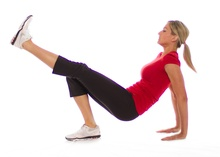
%> input picture Imagenes/cuerpo13.jpg, 220 x 157 px, shrunk from 800 x 571 before the run
$ octave Principal.m   (GNU Octave 9; MATLAB toolbox functions it lacks are replaced by stand-ins)
%> lines starting %> are read from the running program, lines starting %| are printed output that depends on the picture; in (x1, y1, x2, y2) boxes, pixels count from 0 and x2, y2 are one past the last pixel; in counts of white or black regions, pixels touching at a corner belong together; the program's own positions count from 1
### Codigo/descomponerFigura.m
function [ ETIQUETAS ] = descomponerFigura( BIN, varargin )
%% DESCRIPCION:
    % Regresa matriz con etiquetas de la descomposicion de la figura.
    % Dichas subdivisiones son complementarias, es decir, su suma da origen
    % a la imagen original.
    % Utiliza la funcion separarPartesConvexas hasta alcanzar en todas las
    % partes la conici?n l?mite de paro
        % BIN es la binarizacion del objeto
    	% ETIQUETAS es la imagen de etiquetas final.
        % TOL es EL valor de paro para hacer cortes. (DEFAULT = 0.85)
        % GRAF es un valor opcional de graficacion. (DEFAULT = false)

%% Valor opcional de graficacion:
    numvarargs = length(varargin);
    if numvarargs > 2
        error('myfuns:somefun2Alt:TooManyInputs', 'requires at most one optional inputs');
    end
    optargs = {0.85,false}; % Default
    optargs(1:numvarargs) = varargin;
    [TOL, GRAF] = optargs{:};

%% Descomponer figura:
    ETIQUETAS = zeros(size(BIN));
    N = 0; % Etiqueta actual
    p = 1; % EstadoActual
    aComprobar = {BIN};
    bandera = 0;
    while ~isempty( find(bandera == 0, 1) )
        estadoActual = length(bandera);
        if p == 11
            imshow(aComprobar{p})
        end
        [P1,P2] = separarPartesConvexas(aComprobar{p},TOL,GRAF);
        bandera(p) = 1;
        p = p + 1;
        if sum(sum(P2.*2)) == 0 % Parar rama de algoritmo
            N = N + 1;
            ETIQUETAS = ETIQUETAS + P1.*N;
        else
            aComprobar{estadoActual+1} = P1;
            aComprobar{estadoActual+2} = P2;
            bandera(estadoActual+1:estadoActual+2) = [0,0];
        end
    end
end

### Codigo/separarPartesConvexas.m
function [ P1, P2 ] = separarPartesConvexas( BIN, varargin )
%% DESCRIPCION:
    % Regresa dos matrices cada una con una subdivision de la original.
    % Dichas subdivisiones son complementarias, es decir, su suma da origen
    % a la imagen original.
    % Utiliza el criterio de partes aproximadas convexas y la regla de la
    % distancia mas corta para realizar el corte.
        % BIN es la binarizacion del objeto
    	% P1 y P2 las partes de dicho objeto
        % TOL es el valor de paro para hacer cortes. (DEFUALT = 0.85)
        % Todas las matrices son imagenes binarias de tipo logical

%% Valor opcional de graficacion:
    numvarargs = length(varargin);
    if numvarargs > 2
        error('myfuns:somefun2Alt:TooManyInputs', 'requires at most one optional inputs');
    end
    optargs = {0.85,false}; % Default
    optargs(1:numvarargs) = varargin;
    [TOL, GRAF] = optargs{:};

%% INICIO DE VARIABLES:
    if ~islogical(BIN)
        BIN = BIN > 0;
    end

%% Crea caparazon convexo de la imagen:
    % Obtiene caparazon de propiedades de la imagen:
    propbin = regionprops(BIN, 'BoundingBox', 'ConvexImage','Area','Solidity');
    area = propbin.Area;
    bx = round(propbin.BoundingBox(2));
    by = round(propbin.BoundingBox(1));
    % Ajusta al tamano original:
    [a,b] = size(propbin.ConvexImage);
    convex = false(size(BIN));
    convex(bx:bx+a-1,by:by+b-1) = propbin.ConvexImage;
    if GRAF
        figure
            imshow(convex+BIN,[])
    end

%% Comproacion de tolerancia:
    tol = propbin.Solidity;
    if tol < TOL && area > 2500

    %% Obtener exceso y etiquetar:
        resta = convex - BIN;
        SE = strel('disk',1);
        dil = imdilate(resta,SE);
        perimbin = bwperim(BIN);
        interes = and(perimbin,dil);
        resta = or(resta,interes);
        [L,N] = bwlabel(resta);

    %% Mapeo de distancias y encontrar muesca maxima (punto mas concavo):
        perimconvex = bwperim(convex);
        dist = mapeoDistancia(resta,perimconvex);
        distinteres = interes.*dist;
        maximo = max(max(distinteres));
        indice = find(distinteres == maximo);
        [x,y] = ind2sub(size(dist),indice);
        x = x(1);
        y = y(1);
        muesca = false(size(BIN));
        muesca(x,y) = true;

    %% Encontrar distancia minima de punto a borde que corte imagen:
        valor = L(x,y);

        if valor == 0
            error('El punto no pertenece al exceso');
        else
            region = L == valor;
            zonaInteres = and(perimbin,not(region));
        end

    %% Mapeo de punto mas concavo a zona de interes:
        dist2 = mapeoDistancia(BIN,muesca);
        infinitos = dist2 == Inf;
        dist2(infinitos) = 0;
        dist3 = zonaInteres.*dist2;
        ceros = dist3 == 0;
        dist3(ceros) = Inf;
        valorminimo = min(min(dist3));
        ind = find(dist3 == valorminimo);
        [x2,y2] = ind2sub(size(BIN),ind);
        x2 = x2(1);
        y2 = y2(1);

    %% Crear camino entre estos dos puntos:
        camino1 = trayectoriaGeodesica(BIN, [y,x], [y2,x2]);

    %% Encontrar puntos mas convexos (muescas) por region:
        muescas = zeros(N,2);
        for i = 1:N
            mask = L==i;
            propmask = regionprops(mask,'Area');
            areamask = propmask.Area;
            if areamask > area/100;
                region = dist.*mask;
                maximolocal = max(max(region));
                indice = find(region == maximolocal);
                [x,y] = ind2sub(size(region),indice);
                x = round(mean(x));
                y = round(mean(y));
                muescas(i,:) = [x,y];
            else
                muescas(i,:) = [Inf,Inf];
            end
        end

    %% Encontrar dos muescas mas cercanas:
        minima = Inf;
        p = [];
        for i = 1:N
            for j = i+1:N
                d = norm(muescas(i,:)-muescas(j,:));
                if d < minima
                    minima = d;
                    p = [i,j];
                end
            end
        end

    %% Crear camino entre estos dos puntos:
        blanco = true(size(BIN));
        if length(p) == 2
            camino2 = trayectoriaGeodesica(blanco,muescas(p(1),end:-1:1),muescas(p(2),end:-1:1));
            camino2 = and(BIN,camino2);
        else
            camino2 = Inf;
        end


	%% Camino mas corto:
        C1 = sum(sum(camino1));
        C2 = sum(sum(camino2));
        if C1 < C2
            union = camino1;
        else
            union = camino2;
        end
        if C1 == 0
            union = camino2;
        end
        if C2 == 0
            union = camino1;
        end

    %% Graficar:
        if GRAF
            figure
                imshow(BIN+union,[])
        end

    %% Partir objeto:
        partes = and(BIN,not(union));
        L = bwlabel(partes,4);
        P1 = L == 1;
        P2 = L == 2;
        propsP1 = regionprops(P1,'Area');
        propsP2 = regionprops(P2,'Area');
        A1 = propsP1.Area;
        A2 = propsP2.Area;
        if A1 < A2
            P1 = or(P1,union);
        else
            P2 = or(P2,union);
        end
    else
        P1 = BIN;
        P2 = false(size(BIN));
    end

end

### Codigo/mapeoDistancia.m
function DIST = mapeoDistancia(mascara, marcadores)
%% DESCRIPCION:
    % Calcula la distancia de un marcador a cada pixel en la imagen
    % sobre un objeto dado, si no es posible alcanzar algun pixel ya
    % que esta fuera del objeto la respuesta es Inf.

    % La funcion usa un algoritmo de escaneo. Cada iteracion tiene una
    % secuencia hacia adelante y una hacia atras. Las iteraciones
    % terminan cuando la estabilidad es alcanzada.

    % La funcion se propaga utilizando una aproximaxion de la distancia
    % quasi-eclidiana, un peso de 5 ortogonalmente y con un peso de
    % 7 de manera diagoal.

    % DIST = mapeoDeDistancia(MASCARA, MARCADORES)
        % MASCARA es la imagen binaria que contiene al objeto.
        % MARCADORES es el origen de donde se mediran las distancias.
        % DIST es el mapeo dado en una matriz del mismo tama?o que MASCARA.

%% Inicio de variables:
    % Asegura binarizacion de imagen de fondo o mascara y del marcador:
    if ~islogical(mascara)
        mascara = mascara>0;
    end
    if ~islogical(marcadores)
        marcadores = marcadores>0;
    end
    % Lee el tama?o de la imagen:
    [D1 D2] = size(mascara);
    % Direcciones 'i' y 'j' hacia adelante (1) y hacia atras (2).
    di1 = [-1 -1 -1 0];
    dj1 = [-1 0 1 -1];
    di2 = [1 1 1 0];
    dj2 = [-1 0 1 1];
    % Pesos:
    w1 = 5;
    w2 = 7;
    ws =  [w2 w1 w2 w1];
    % Inicia variable de salida y da formato:
    DIST = ones(D1,D2);
    DIST(:) = inf;
    DIST(marcadores) = 0;

%% Iteraciones hacia delante y hacia atras hasta encontrar estabilidad:
    modificar = true;
    nIter = 1;
    while modificar
        modificar = false;
        %% Hacia adelante:

        % Procesar primera linea:
        for j = 2:D2
            if mascara(1,j)
                newVal = DIST(1,j);
                newVal = min(newVal, DIST(1,j-1) + w1); % Pixel izquierdo
                if newVal ~= DIST(1,j)
                    modificar = true;
                    DIST(1,j) = newVal;
                end
            end
        end

        % Iteracion de filas:
        for i = 2:D1

            % Procesamiento especial para primer pixel de la fila:
            if mascara(i, 1)
                newVal = DIST(i, 1);
                newVal = min(newVal, DIST(i-1, 1)+w1);     % top pixel
                newVal = min(newVal, DIST(i-1, 2)+w2);     % top-left diag
                if newVal~=DIST(i,1)
                    modificar = true;
                    DIST(i,1) = newVal;
                end
            end
            % Procesamiento para todos los pixeles dentro de la fila:
            for j = 2:D2-1
                % Computar solo para pixeles dentro de la estructura
                if ~mascara(i,j)
                    continue;
                end
                % Computar distancia minima:
                newVal = DIST(i, j);
                for k = 1:4
                    newVal = min( newVal, DIST(i+di1(k), j+dj1(k))+ws(k) );
                end
                % Si la distancia cambio actualizar y activar bandera:
                if newVal~=DIST(i,j)
                    modificar = true;
                    DIST(i,j) = newVal;
                end
            end
            % Procesado especial para ultimo pixel de la linea:
            if mascara(i,D2)
                newVal = DIST(i,D2);
                newVal = min(newVal, DIST(i,D2-1) + w1);  % left pixel
                newVal = min(newVal, DIST(i-1,D2-1) + w2);  % top-left pixel
                newVal = min(newVal, DIST(i-1,D2) + w1);  % top pixel
                if newVal~=DIST(i,D2)
                    modificar = true;
                    DIST(i,D2) = newVal;
                end
            end

        end % Iteracion de filas

        % Checar si hubo modificaciones, finalizar en caso negativo:
        if modificar==false && nIter ~= 1;
            break;
        end

        %% Hacia atras:
        modificar = false;

        %  Procesar ultima linea:
        for j = D2-1:-1:1
            if mascara(D1, j)
                newVal = DIST(D1,j);
                newVal = min(newVal, DIST(D1, j+1)+w1); % Pixel izquierdo
                if newVal~=DIST(D1,j)
                    modificar = true;
                    DIST(D1,j) = newVal;
                end
            end
        end

        % Iteracion de filas:
        for i = D1-1:-1:1

            % Procesado especial para ultimo pixel de la linea:
            if mascara(i, D2)
                newVal = DIST(i, D2);
                newVal = min(newVal, DIST(i+1,   D2) + w1); % bottom pixel
                newVal = min(newVal, DIST(i+1, D2-1) + w2); % bottom-left diag
                if newVal~=DIST(i,D2)
                    modificar = true;
                    DIST(i,D2) = newVal;
                end
            end
            % Procesamiento para todos los pixeles dentro de la fila:
            for j=D2-1:-1:2
                % Computar solo para pixeles dentro de la estructura
                if ~mascara(i, j)
                    continue;
                end
                % Computar distancia minima:
                newVal = DIST(i, j);
                for k=1:4
                    newVal = min(newVal, DIST(i+di2(k), j+dj2(k))+ws(k));
                end
                % Si la distancia cambio actualizar y activar bandera:
                if newVal~=DIST(i,j)
                    modificar = true;
                    DIST(i,j) = newVal;
                end
            end
            % Procesado especial para primer pixel de la linea:
            if mascara(i, 1)
                newVal = DIST(i, 1);
                newVal = min(newVal, DIST(i,   2) + w1);  % right pixel
                newVal = min(newVal, DIST(i+1, 2) + w2);  % bottom-right pixel
                newVal = min(newVal, DIST(i+1, 1) + w1);  % bottom pixel
                if newVal~=DIST(i,1)
                    modificar = true;
                    DIST(i,1) = newVal;
                end
            end

        end % Iteracion de filas

        nIter = nIter+1;

    end % while modificar

end

### Codigo/trayectoriaGeodesica.m
function path = trayectoriaGeodesica(img, inicio, fin, varargin)
%% DESCRIPCION:
    % Computa una trayectoria geodesica minima entre dos marcadores
    % (inicio y fin) dentro de una imagen (img).

    % PATH = imGeodesicPath(IMG, INICIO, FIN)
        % INICIO y FIN pueden ser matrices N-by-2 con coordenadas (x,y) o
        % imagenes binarias del mismo tama?o que IMG.
        % PATH es una imagen binaria que une INICIO Y FIN con la distancia
        % geodesica mas corta. El resultado no es unico, es tan solo una de
        % las posibles soluciones.
        % GRAF grafica el mapeo de distancias (DEFAULT = )

%% Valor opcional de graficacion:
    numvarargs = length(varargin);
    if numvarargs > 1
        error('myfuns:somefun2Alt:TooManyInputs', 'requires at most one optional inputs');
    end
    optargs = {false}; % Default
    optargs(1:numvarargs) = varargin;
    [GRAF] = optargs{:};

%% Inicio de variables:
    % Asegura entrada binaria:
    if ~islogical(img)
        img = img>0;
    end
    % Inicia marcadores inicio y fin desde imagen o desde set de puntos:
    if sum(size(fin)~=size(img)) == 0
        marcadorfin = fin > 0;
    else
        marcadorfin = false(size(img));
        for i = 1:size(fin, 1)
            marcadorfin(fin(i,2), fin(i,1)) = true;
        end
    end
    % Inicia salida:
    path = false(size(img));

%% Mapeo de distancias:
    dist = mapeoDistancia(img, marcadorfin);
    if GRAF
        figure, imshow(dist,[]);
    end
%% Distancia minima entre marcadores:
    % Encuentra posicion de el punto mas cercano perteneciente a inicio:
    if sum(size(inicio) ~= size(img)) == 0 % En mascara binaria.
        if ~islogical(inicio) % Asegura imagen binaria tipo logical.
            inicio = inicio>0;
        end
        [distMin, indice] = min(dist(inicio));
        [ys xs] = ind2sub(size(inicio), indice);
    else % En set de puntos:
        distMin = inf;
        for i = 1:size(inicio, 1)
            valor = dist(inicio(i,2), inicio(i,1));
            if valor < distMin
                xs = inicio(i,1);
                ys = inicio(i,2);
                distMin = valor;
            end
        end
    end

%% Verifica existencia de un camino:
    if isempty(distMin)
        warning([mfilename ':NoPathFound'], ...
            'No path could be found between the two marcadorfin');
        path = [];
        return;
    end

%% Crea el camino regresando al marcador de destino:
    % A?ade un borde de un pixel de valores Inf al rededor de la imagen:
    tmp = dist;
    dist = Inf(size(dist)+2);
    dist(2:end-1, 2:end-1) = tmp;
    % Ajuste de coordenadas:
    x = xs + 1;
    y = ys + 1;
    % Obtencion del camino:
    path(ys,xs) = true;
    while true
        % Revisa al rededor del punto y encuentra el minimo:
        neigh = dist(y-1:y+1, x-1:x+1);
        [mini ind] = min(neigh(:));
        % Verifica si el minimo es el valor actual:
        if mini == dist(y, x)
            break;
        end
        % Convertir indice a sub y actualizar coordenada actual:
        [iy ix] = ind2sub([3 3], ind);
        x = x + ix - 2;
        y = y + iy - 2;
        % Almacena resultado:
        path(y-1,x-1) = true;
    end

end

### Codigo/esqueletoGeodesico.m
function [ESQUELETO] = esqueletoGeodesico( ETIQUETAS, varargin )
%% DESCRIPCION:
    % Regresa el ESQUELETO de una figura utilizando distancias geodesicas
        % ETIQUETAS es la matriz de entrada con las partes de la imagen
    	% ESQUELETO es la matriz de salida con el esqueleto de la imagen
    	% GRAF grafica cada una de las intersecciones (Default = false)

%% Valor opcional de graficaci?n:
    numvarargs = length(varargin);
    if numvarargs > 1
        error('myfuns:somefun2Alt:TooManyInputs', 'requires at most one optional inputs');
    end
    optargs = {false}; % Default
    optargs(1:numvarargs) = varargin;
    [GRAF] = optargs{:};

%% Obtener centros de partes:
    N = max(max(ETIQUETAS));
    centros = zeros(N,2);
    for i = 1:N
        centros(i,:) = centroideGeodesico(ETIQUETAS==i);
    end
    centros = round(centros);

%% Obtener dilataciones de cada parte:
    SE = strel('disk',3);
    dilatadas = cell(1,N);
    for i = 1:N
        dilatadas{i} = imdilate(ETIQUETAS==i,SE);
    end

%% Obtener intersecciones:
    bin = ETIQUETAS > 0;
    ESQUELETO = false(size(bin));
    for i = 1:N
        for j = i+1:N
            interseccion = and(dilatadas{i},dilatadas{j});
            if (max(max(interseccion)) == 1)
                intprop = regionprops(interseccion,'Centroid');
                c = round(intprop.Centroid);
                trayectoriai = trayectoriaGeodesica(bin, c, centros(i,:),GRAF);
                ESQUELETO = or(trayectoriai,ESQUELETO);
                trayectoriaj = trayectoriaGeodesica(bin, c, centros(j,:),GRAF);
                ESQUELETO = or(trayectoriaj,ESQUELETO);
                if GRAF
                    figure
                        imshow(interseccion + bin + trayectoriai + trayectoriaj , [])
                        hold on
                        plot(c(1),c(2),'rd')
                        plot(centros(i,1),centros(i,2),'rd')
                        plot(centros(j,1),centros(j,2),'rd')
                end
            end
        end
    end

end

### Codigo/centroideGeodesico.m
function [ C ] = centroideGeodesico( BIN )
%% DESCRIPCION:
    % Regresa el centroide por distancia geodesica de un objeto.
        % BIN es la binarizacion del objeto
    	% x es la cordenada abscisa del objeto
        % y es la cordenada ordenanda del objeto

%% Inicio de variables:
    if ~islogical(BIN)
        BIN = BIN > 0;
    end
    neg = not(BIN);

%% Busqueda de centro:
    % Obtiene el mapeo del borde externo hacia el centro:
    dist = mapeoDistancia(BIN,neg);
    % Obtiene el valor maximo (centro):
    M = max(max(dist));
    B = find(dist == M);
    [x,y] = ind2sub(size(BIN),B);
    % Promedia si hay mas de un valor:
    x = mean(x);
    y = mean(y);
    C = [y,x];

end

### Ejemplos/Principal.m
%% Agrega funciones para que sean disponibles en este c?digo
clc; clear all; close all; addpath('../Codigo');

%% Leer y procesar imagenes:

% Leer imagen (cambiar nombre de la imagen si se quiere)
img = imread('Imagenes/cuerpo13.jpg');
%> img is the input picture: size 157x220x3 uint8; mean R, G, B 229.9, 216.1, 216.2

% Convierte a escala de grises
if size(img,3) == 3
    gris = rgb2gray(img);
else
    gris = img;
end

% Preprocesamiento
SE = strel('disk',5);
bin = not(im2bw(gris,0.9));
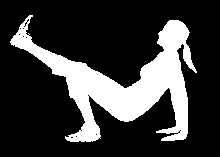
%> bin: size 157x220 logical; 22.6% white; 1 white region, box (x1, y1, x2, y2) and area: (10, 15, 197, 142) 7790
bin = imdilate(bin,SE);
%> bin: size 157x220 logical; 33.9% white; 1 white region, box (x1, y1, x2, y2) and area: (6, 11, 201, 146) 11721
bin = imerode(bin,SE);
%> bin: size 157x220 logical; 23.5% white; 1 white region, box (x1, y1, x2, y2) and area: (10, 15, 197, 142) 8107
bin = imfill(bin,'holes');
bin = imerode(bin,SE);
%> bin: size 157x220 logical; 13.7% white; 1 white region, box (x1, y1, x2, y2) and area: (15, 24, 188, 138) 4723
bin = imdilate(bin,SE);
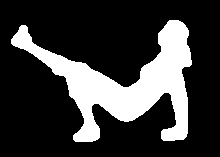
%> bin: size 157x220 logical; 22.9% white; 1 white region, box (x1, y1, x2, y2) and area: (11, 20, 192, 142) 7925

%% Separar de 2 en 2:

tic
[L] = descomponerFigura(bin,0.8);
%> in descomponerFigura, `[TOL, GRAF] = optargs{:};`: TOL = 0.8; GRAF = false
%> in descomponerFigura, `aComprobar = {BIN};`: aComprobar = 1 item
%> the loop in descomponerFigura, `while ~isempty( find(bandera == 0, 1) )` made 9 passes
%> (propbin in separarPartesConvexas, area in separarPartesConvexas, bx in separarPartesConvexas, by in separarPartesConvexas, a in separarPartesConvexas, b in separarPartesConvexas, tol in separarPartesConvexas) on passes 3, 5, 7, 8, 9: ({Area 988, BoundingBox [161.5 70.5 27 71], Solidity 0.718}, 988, 71, 162, 71, 27, 0.718), ({Area 2763, BoundingBox [127.5 20.5 65 90], Solidity 0.846}, 2763, 21, 128, 90, 65, 0.846), ({Area 544, BoundingBox [73.5 103.5 27 39], Solidity 0.76}, 544, 104, 74, 39, 27, 0.76), ({Area 973, BoundingBox [11.5 25.5 58 51], Solidity 0.705}, 973, 26, 12, 51, 58, 0.705), ({Area 2657, BoundingBox [64.5 60.5 84 62], Solidity 0.875}, 2657, 61, 65, 62, 84, 0.875)
%> (propbin in separarPartesConvexas, area in separarPartesConvexas, bx in separarPartesConvexas, by in separarPartesConvexas, a in separarPartesConvexas, b in separarPartesConvexas, tol in separarPartesConvexas) on passes 1, 2, 4, 6: ({Area 7925, BoundingBox [11.5 20.5 181 122], Solidity 0.438}, 7925, 21, 12, 122, 181, 0.438), ({Area 6937, BoundingBox [11.5 20.5 181 122], Solidity 0.455}, 6937, 21, 12, 122, 181, 0.455), ({Area 4174, BoundingBox [11.5 25.5 137 117], Solidity 0.57}, 4174, 26, 12, 117, 137, 0.57), ({Area 3630, BoundingBox [11.5 25.5 137 97], Solidity 0.704}, 3630, 26, 12, 97, 137, 0.704)
%> pass 1, in separarPartesConvexas, `interes = and(perimbin,dil);`:
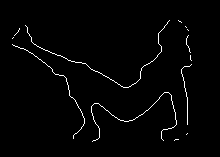
%> interes: size 157x220 logical; 1.7% white in thin lines or dots, all inside (x1, y1, x2, y2) = (12, 20, 192, 142)
%> after the loop in descomponerFigura, `while ~isempty( find(bandera == 0, 1) )`:
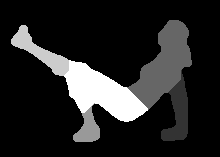
%> ETIQUETAS: size 157x220 double; min 0, max 5, mean 0.733; drawn with min black and max white
%> after the loop in descomponerFigura, `while ~isempty( find(bandera == 0, 1) )`: N = 5; aComprobar = 9 items; bandera = [1 1 1 1 1 1 1 1 1]; p = 10
esqueleto = esqueletoGeodesico(L);
%> the loop in esqueletoGeodesico, `for i = 1:N` made 5 passes
%> pass 1, in centroideGeodesico, `neg = not(BIN);`:
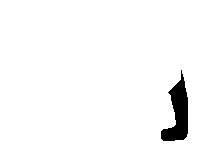
%> neg: size 157x220 logical; 97.1% white; 1 black region, box (x1, y1, x2, y2) and area: (161, 70, 188, 141) 988
%> pass 1, in centroideGeodesico, `dist = mapeoDistancia(BIN,neg);`:
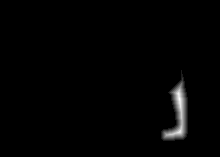
%> dist: size 157x220 double; min 0, max 44, mean 0.5; drawn with min black and max white
%> pass 2, in centroideGeodesico (call 2), `neg = not(BIN);`:
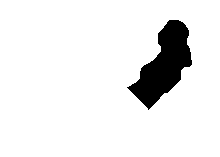
%> neg: size 157x220 logical; 92% white; 1 black region, box (x1, y1, x2, y2) and area: (127, 20, 192, 110) 2763
%> after the loop in esqueletoGeodesico, `for i = 1:N`: centros = [180 99.5; 158.8 78; 91 133; 60 66; 88 87]
%> in esqueletoGeodesico, `centros = round(centros);`: centros = [180 100; 159 78; 91 133; 60 66; 88 87]
%> in esqueletoGeodesico, `dilatadas = cell(1,N);`: dilatadas = {[], [], [], [], []}
%> the loop in esqueletoGeodesico, `for i = 1:N` made 5 passes
%> after the loop in esqueletoGeodesico, `for i = 1:N`: dilatadas = 5 items
%> (the run ends here)
